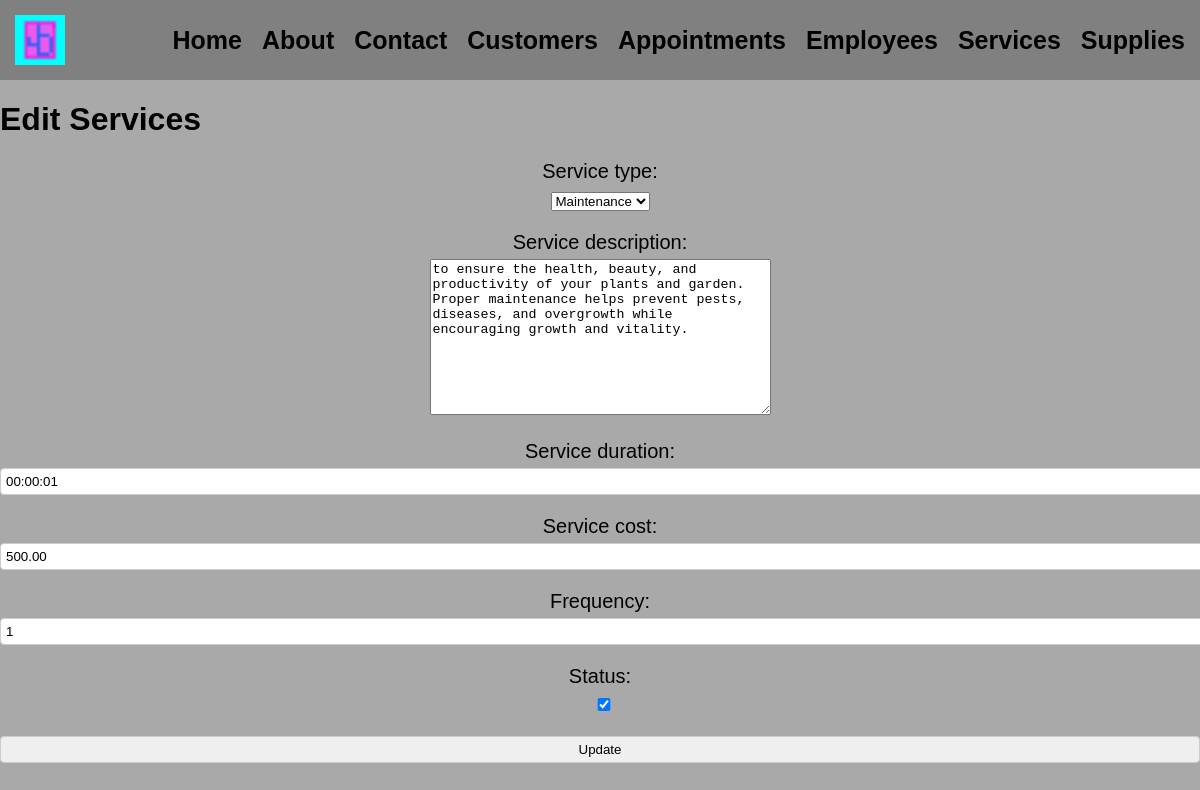
Page /service/1/edit on the committed database.
### app/models.py (models this page shows, shortened)
class Service(models.Model):
    SERVICE_TYPES = [
        ('Maintenance', 'Maintenance'),
        ('Gardening', 'Gardening'),
        ('Consultation', 'Consultation'),
    ]
    service_type = models.CharField(max_length=50, choices=SERVICE_TYPES)
    service_description = models.TextField()
    service_duration = models.DurationField()
    service_cost = models.DecimalField(max_digits=10, decimal_places=2)
    frequency = models.CharField(max_length=50)
    status = models.BooleanField(default=True)

### app/views.py (the view)
# urls.py: path('service/<int:pk>/edit', ServicesUpdateView.as_view(), name='service_update'),
class ServicesUpdateView(UpdateView):
    model = Service
    context_object_name = 'serv'
    fields = ['service_type', 'service_description', 'service_duration', 'service_cost', 'frequency', 'status']
    template_name = 'app/Services_update.html'

### app/templates/app/Services_update.html (shortened to what this page needs)
{% extends 'app/base.html' %}
{% load static %}
{% block content %}
    <h1>Edit Services</h1>
        <form action="{% url 'service_update' serv.pk %}" method="post">
            {{ form.as_p }}
            <input type="submit" value="Update">
        </form>
{% endblock content %}

### static/css/base.css (style rules this page uses)
body { font-family: Arial, sans-serif; margin: 0; padding: 0; background-color: darkgray; }
label { display: block; margin-bottom: 5px; }
input { width: 100%; padding: 5px; border: 1px solid #ccc; border-radius: 4px; }
p { text-align: Center; font-size: 20px; }

### rows in the picture
Service: service_type "Maintenance", service_description "to ensure the health, beauty, and productivity of your plants and garden. Proper maintenance helps prevent pests, diseases, and overgrowth while encouraging growth and vitality.", service_duration "00:00:01", service_cost "500.00", frequency "1", status "☑"
